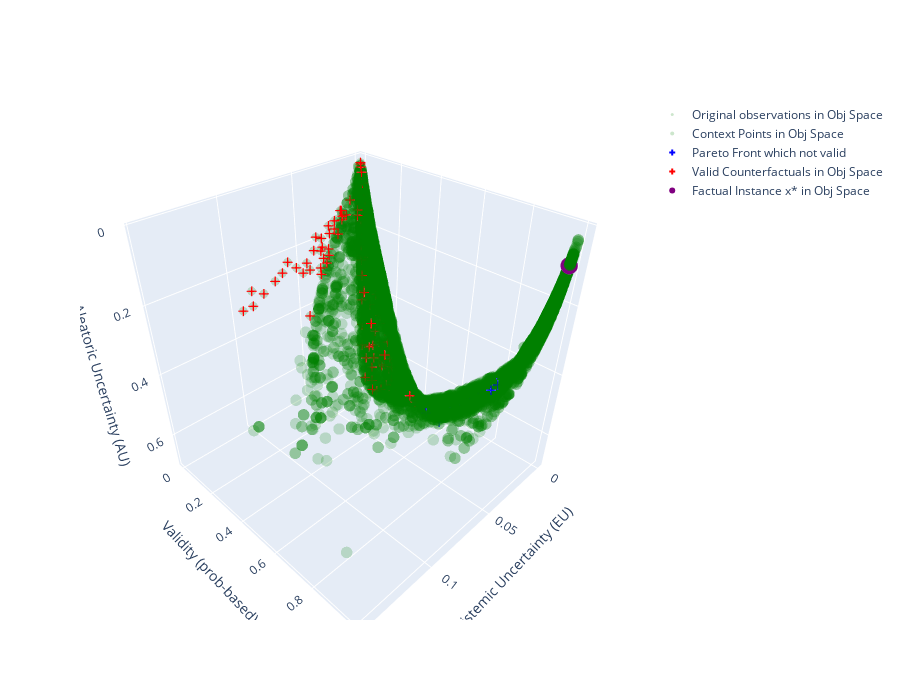

The cell this chart's notebook holds for it:
### Code cell
import importlib
import utils
importlib.reload(utils)
from utils import plot_cf_3d

# Convert tensors to numpy arrays for the plot
x_factual_np = x_factual.cpu().numpy() if isinstance(x_factual, torch.Tensor) else x_factual
context_data = dg.sample(10000, seed=789)[0]
context_np = context_data.cpu().numpy() if isinstance(context_data, torch.Tensor) else context_data

# ============ 3D Objective Space: VERSION 1 (EU/AU) ============
print("=" * 50)
print("3D Objective Space: VERSION 1 (with EU/AU)")
print("Axes: EU (x), Validity (y), AU (z - reversed)")
print("=" * 50)
plot_cf_3d(results=results_uncertainty, x_factual=x_factual_np, context=context_np)

### Figure 1 — Plotly figure (JSON) as saved in the notebook; plotly's stock layout.template omitted (floating-point values rounded to 4 significant figures; data arrays with more than 128 entries replaced by an {"elided": "..."} marker saying what was removed)
{"data": [{"marker": {"color": "green", "opacity": 0.2, "size": 3}, "mode": "markers", "name": "Original observations in Obj Space", "type": "scatter3d", "x": {"elided": "150 float values"}, "y": {"elided": "150 float values"}, "z": {"elided": "150 float values"}}, {"marker": {"color": "green", "opacity": 0.2, "size": 4}, "mode": "markers", "name": "Context Points in Obj Space", "type": "scatter3d", "x": {"elided": "10000 float values"}, "y": {"elided": "10000 float values"}, "z": {"elided": "10000 float values"}}, {"marker": {"color": "blue", "opacity": 1, "size": 5, "symbol": "cross"}, "mode": "markers", "name": "Pareto Front which not valid", "type": "scatter3d", "x": [0.00247, 0.002466, 0.001034, 0.004072, 0.0003063, 0.01575, 0.01015, 0.003779, 0.000757, 0.001461, 0.003119, 0.006939, 0.01584, 0.002995, 0.001268, 0.0009084, 0.0008666, 0.001668], "y": [0.9884, 0.9884, 0.8822, 0.5092, 0.8278, 0.5936, 0.8008, 0.6094, 0.8008, 0.8586, 0.6533, 0.8145, 0.5196, 0.6368, 0.6914, 0.7265, 0.7264, 0.6771], "z": [0.09419, 0.09394, 0.3851, 0.6808, 0.4454, 0.677, 0.4949, 0.6468, 0.4796, 0.4264, 0.623, 0.4803, 0.6719, 0.6127, 0.5879, 0.559, 0.5559, 0.5946]}, {"marker": {"color": "red", "size": 5, "symbol": "cross"}, "mode": "markers", "name": "Valid Counterfactuals in Obj Space", "type": "scatter3d", "x": {"elided": "132 float values"}, "y": {"elided": "132 float values"}, "z": {"elided": "132 float values"}}, {"marker": {"color": "purple", "size": 6}, "mode": "markers", "name": "Factual Instance x* in Obj Space", "type": "scatter3d", "x": [0.002466], "y": [0.9884], "z": [0.09394]}], "layout": {"height": 700, "scene": {"xaxis": {"title": {"text": "Epistemic Uncertainty (EU)"}}, "yaxis": {"title": {"text": "Validity (prob-based)"}}, "zaxis": {"autorange": "reversed", "title": {"text": "Aleatoric Uncertainty (AU)"}}}, "width": 900}}
